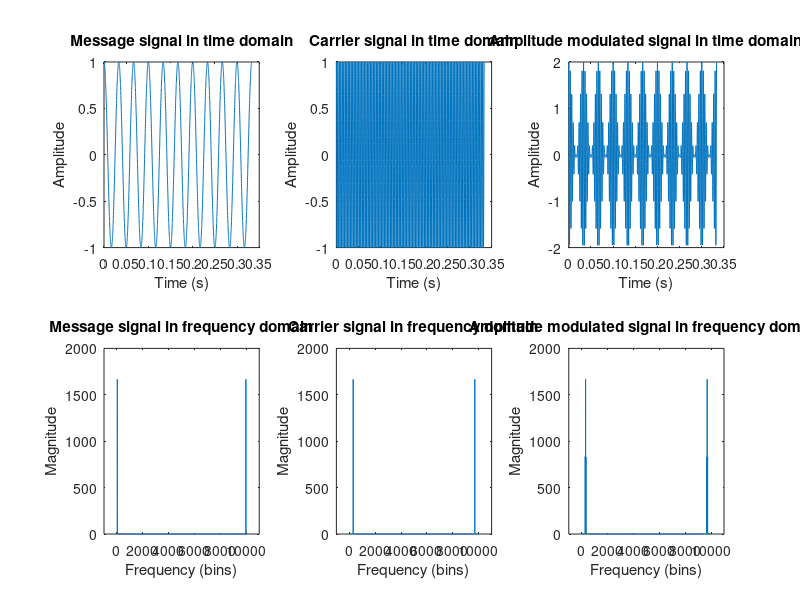

Reproduce this figure in MATLAB.
fm = 30; % Hz
fc = 300; % Hz
fs = 10000; % Hz
t = 0:1/fs:10/fm; % Time vector

% Message signal
m_t = cos(2*pi*fm*t);

% Carrier signal
c_t = cos(2*pi*fc*t);

% Amplitude modulated signal
s_t = (1 + m_t).*c_t;

% FFT of signals
M_f = abs(fft(m_t));
C_f = abs(fft(c_t));
S_f = abs(fft(s_t));

% Frequency vector
f = (0:length(m_t)-1)*fs/length(m_t);

% Plot signals
figure;
subplot(2,3,1);
plot(t,m_t);
xlabel('Time (s)');
ylabel('Amplitude');
title('Message signal in time domain');

subplot(2,3,4);
plot(f,M_f);
xlim([-1000,11000]);
xlabel('Frequency (bins)');
ylabel('Magnitude');
title('Message signal in frequency domain');

subplot(2,3,2);
plot(t,c_t);
xlabel('Time (s)');
ylabel('Amplitude');
title('Carrier signal in time domain');

subplot(2,3,5);
plot(f,C_f);
xlim([-1000,11000]);
xlabel('Frequency (bins)');
ylabel('Magnitude');
title('Carrier signal in frequency domain');

subplot(2,3,3);
plot(t,s_t);
xlabel('Time (s)');
ylabel('Amplitude');
title('Amplitude modulated signal in time domain');

subplot(2,3,6);
plot(f,S_f);
xlim([-1000,11000]);
xlabel('Frequency (bins)');
ylabel('Magnitude');
title('Amplitude modulated signal in frequency domain');






